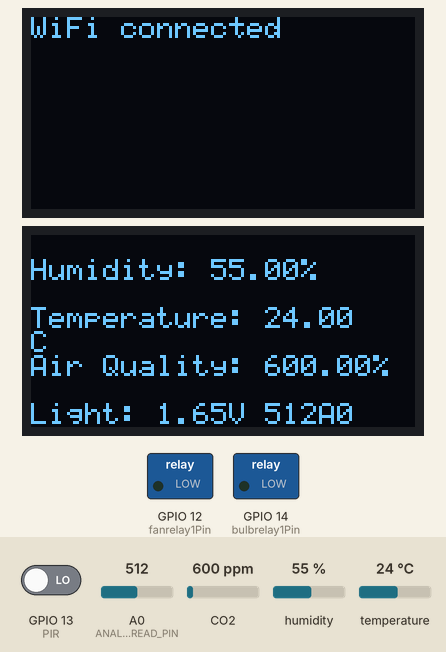
Recording of a sketch running on a simulated ESP8266 (NodeMCU). Shown: 2 × 128×64 one-colour display, switched loads named in the sketch (green lamp = pin HIGH). Inputs (shaded band) come from the test bench; at power-on: temperature 24 °C, A0 (ANALOG_READ_PIN) = 512, CO2 600 ppm, humidity 55 %, GPIO 13 (PIR) LOW. WiFi joins after 1.5 s; servers stay silent unless stated; uploads are accepted with an empty reply; what the sketch prints to the serial monitor is not drawn.

Above: at 6.8 s.
6.9 s: temperature set to 41 °C
At 12.6 s:
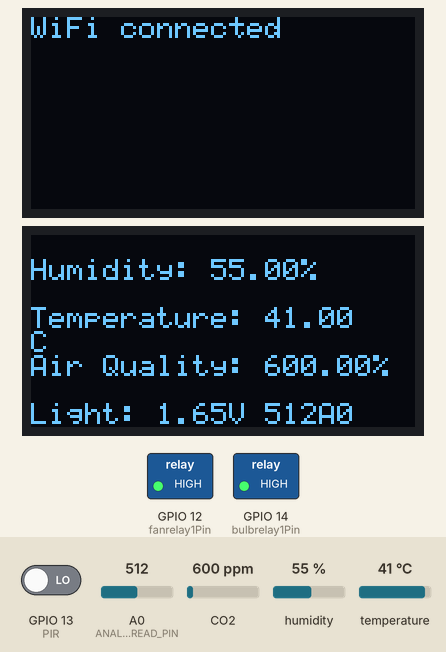
13.4 s: temperature set to 34 °C
At 19.1 s:
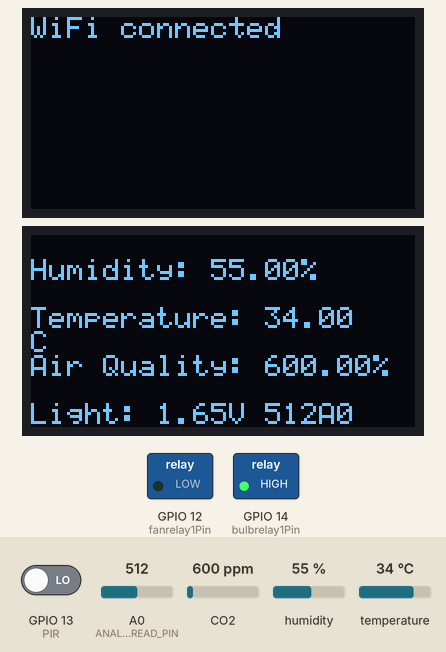
19.6 s: A0 (ANALOG_READ_PIN) set to 490
At 26.2 s:
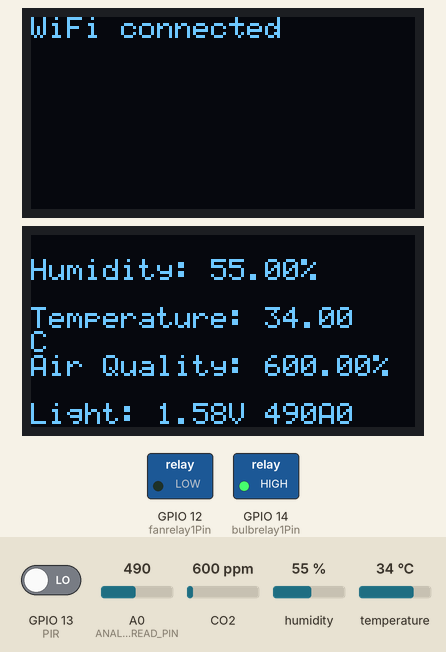
26.5 s: CO2 set to 452 ppm
At 32.2 s:
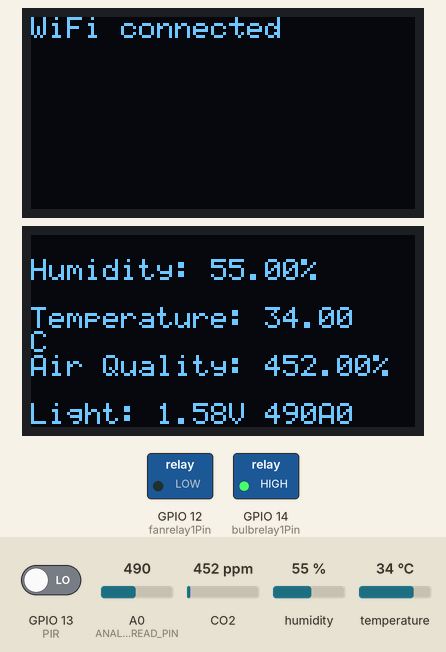
32.5 s: A0 (ANALOG_READ_PIN) set to 510
At 38.1 s:
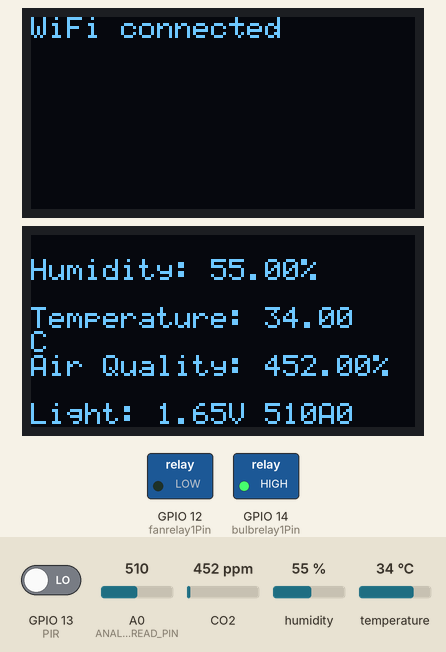
39.0 s: humidity set to 22 %
At 43.6 s:
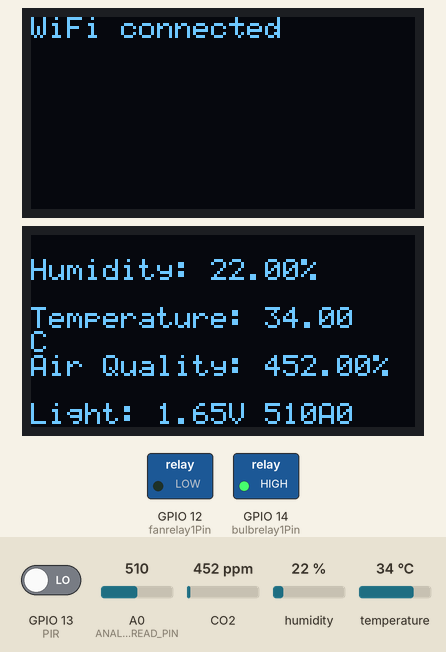
Timing chart, 0 to 45.1 s (numbered marks = the images above; inputs shaded):
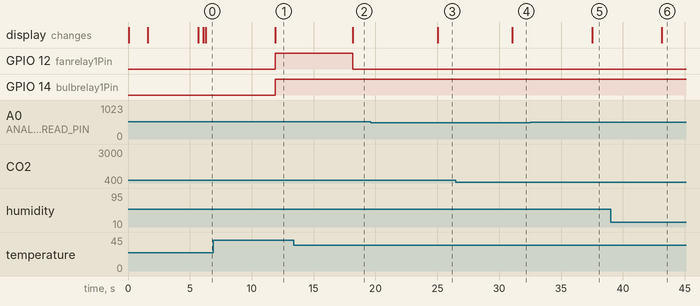

Measured:
- after the input at 6.9 s, GPIO 12 (fanrelay1Pin), GPIO 14 (bulbrelay1Pin): LOW → HIGH after 5.0 s; the display: changes after 5.0 s (image 1)
- after the input at 13.4 s, GPIO 12 (fanrelay1Pin): HIGH → LOW after 4.8 s; the display: changes after 4.8 s (image 2)
- after the input at 19.6 s, the display: changes after 5.4 s (image 3)
- after the input at 26.5 s, the display: changes after 4.6 s (image 4)
- after the input at 32.5 s, the display: changes after 5.0 s (image 5)
- after the input at 39.0 s, the display: changes after 4.1 s (image 6)

The sketch:

Poultry.ino
```cpp
#include <ESP8266WiFi.h>
#include <ESP8266HTTPClient.h> //LIBRARY FOR HTTP
#include <SPI.h>
#include <Wire.h>
#include "MQ135.h"
#include <Adafruit_GFX.h>
#include <Adafruit_SSD1306.h>
#include "DHT.h"
#include <Arduino.h>

//test yetu
#include "SSD1306Ascii.h"
#include "SSD1306AsciiWire.h"

// 0X3C+SA0 - 0x3C or 0x3D
#define I2C_ADDRESS 0x3C

// Define proper RST_PIN if required.
#define RST_PIN -1

SSD1306AsciiWire oled;

//end yetu

#define DHTPIN 0
#define DHTTYPE DHT11
DHT dht(DHTPIN, DHTTYPE);
#define SCREEN_WIDTH 128    // OLED display width, in pixels
#define SCREEN_HEIGHT 64    // OLED display height, in pixels
#define OLED_RESET -1       // Reset pin # (or -1 if sharing Arduino reset pin)
Adafruit_SSD1306 display(SCREEN_WIDTH, SCREEN_HEIGHT, & Wire, OLED_RESET);

int sensorVal = 0;
const int ANALOG_READ_PIN = A0;

//String apiKey = "14K8UL2QEK8BTHN6"; // Enter your Write API key from ThingSpeak
//const char *ssid = "icc";     // replace with your wifi ssid and wpa2 key
//const char *pass = "11111111";
//const char* server = "api.thingspeak.com"

const char *ssid = "icc";     // replace with your wifi ssid and wpa2 key
const char *pass = "11111111";
const char* host = "api.waziup.io"; //WAZIUP SERVER
const char* devID = "D001"; //DEVICE ID - example 605db108af408600066050ae
const int http_port = 443; //HTTPS PORT

const char* sensorID_1 = "S001"; //SENSOR 1 ID -  temperatureSensor_1
const char* sensorID_1_1 = "S001-1"; //SENSOR 1-1 ID - Humidity
const char* sensorID_2 = "S002"; //SENSOR 2 ID -  PIR
const char* sensorID_3 = "S003"; //SENSOR 2 ID -  WaterLevel
const char* sensorID_4 = "S004"; //SENSOR 2 ID -  PhotoResistor
const char* sensorID_5 = "S005"; //SENSOR 2 ID -  GasSensor

WiFiClient client;
//Bulb,Fan pinmode
int PIR = 13;
int bulbrelay1Pin = 14;
int fanrelay1Pin = 12;
int pumprelayPin = 15;
void setup()
{
  dht.begin();
  Serial.begin(115200);
  display.begin(SSD1306_SWITCHCAPVCC, 0x3C); //initialize with the I2C addr 0x3C (128x64)
  display.clearDisplay();
  delay(10);

  Serial.println("Connecting to ");
  Serial.println(ssid);

  display.clearDisplay();
  display.setCursor(0,0);
  display.setTextSize(1);
  display.setTextColor(WHITE);
  display.println("Connecting to ");
  display.setTextSize(2);
  display.print(ssid);
  display.display();

  WiFi.begin(ssid, pass);

  while (WiFi.status() != WL_CONNECTED)
  {
    delay(500);
    Serial.print(".");
  }
    Serial.println("");
    Serial.println("WiFi connected");

    display.clearDisplay();
    display.setCursor(0,0);
    display.setTextSize(1);
    display.setTextColor(WHITE);
    display.print("WiFi connected");
    display.display();
    delay(4000);

    //test yetu
    Wire.begin();
  Wire.setClock(400000L);

  #if RST_PIN >= 0
    oled.begin(&Adafruit128x64, I2C_ADDRESS, RST_PIN);
  #else // RST_PIN >= 0
    oled.begin(&Adafruit128x64, I2C_ADDRESS);
  #endif // RST_PIN >= 0
    //end yetu
pinMode(PIR, INPUT);
pinMode(bulbrelay1Pin, OUTPUT);// define a pin as output for relay on or off
pinMode(fanrelay1Pin, OUTPUT);// define a pin as output for relay on or off
}


  void loop()
  {

    oled.setFont(System5x7);
    //oled.println("Welcome");
    temperature();
    gasSensor();
    photoResistor();
    waterLevel();
    PIRfun();
    delay(5000);
    //delay(2000);      // thingspeak needs minimum 15 sec delay between updates.

//  send_to_cloud(sensorID_1, 24); //SEDNING SENSOR 1 DATA
//
//  delay(2000);  //WAIT 2 SECONDS
//  send_to_cloud(sensorID_1-1, 24); //SEDNING SENSOR 1 DATA
//
//  delay(2000);  //WAIT 2 SECONDS
//  send_to_cloud(sensorID_2, 24); //SEDNING SENSOR 1 DATA
//
//  delay(2000);  //WAIT 2 SECONDS
//  send_to_cloud(sensorID_3, 24); //SEDNING SENSOR 1 DATA
//
//  delay(2000);  //WAIT 2 SECONDS
//
//  send_to_cloud(sensorID_4, 20.5); //SEDNING SENSOR 2 DATA
//
//  delay(2000);  //WAIT 2 SECONDS

  //send_to_cloud(sensorID_5, gasSensor()); //SEDNING SENSOR 2 DATA

   //SENDING SENSOR DATA EVERY 10 SECONDS
}
void send_to_cloud(String sens_id, int sense_val) {

  //PARSING URL PATH - DONT TOUCH THIS
  String url = "/api/v2/devices/";
  url += devID;
  url += "/sensors/";
  url += sens_id;
  url += "/value";

  if (WiFi.status() == WL_CONNECTED) { //CHECK WIFI CONNECTION STATUS

    WiFiClientSecure client; //CONNECTION FOR HTTPS
    HTTPClient http;    //DECLARE OBJECT OF CLASS HTTPClient

    client.setInsecure(); //USING THIS BECAUSE WE DONT HAVE SSL CERTIFICATE FINGERPRINT

    http.begin(client ,host ,http_port ,url);      //SPECIFY REQUEST DESTINATION
     http.addHeader("Content-Type", "application/json;charset=utf-8");  //SPECIFY CONTENT TYPE

    int value = sense_val; //SENDING VALUES TO THE CLOUD
    char body[20]; //TO HOLD JSON DATA
    sprintf( body, "{\"value\": %d}", value);//PARSING & FORMATTING DATA

    int httpCode = http.POST(body); //SENDING JSON DATA

    // HTTP CODE WILL BE NEGATIVE IF THERE'S AN ERROR
    if (httpCode > 0) {
      // HTTP header has been send and Server response header has been handled
      Serial.printf("[HTTP] POST... code: %d\n", httpCode);

      // FILE FOUND ON SERVER
      if (httpCode == HTTP_CODE_OK) {
        const String& payload = http.getString();
        Serial.println("received payload:\n<<");
        Serial.println(payload);
        Serial.println(">>");
      }
    } else {
      Serial.printf("[HTTP] POST... failed, error: %s\n", http.errorToString(httpCode).c_str());
    }

    http.end();  //CLOSING HTTP CONNECTION

  } else {
    Serial.println("WiFi Connection Fail");//IF ESP CAN'T CONNECTED TO WIFI
  }
}

void temperature(){
  // Wait a few seconds between measurements.
  //delay(2000);
  // Reading temperature or humidity takes about 250 milliseconds!
  // Sensor readings may also be up to 2 seconds 'old' (its a very slow sensor)
  float h = dht.readHumidity();
  // Read temperature as Celsius (the default)
  float t = dht.readTemperature();
  // Read temperature as Fahrenheit (isFahrenheit = true)
  float f = dht.readTemperature(true);

  // Check if any reads failed and exit early (to try again).
  if (isnan(h) || isnan(t) || isnan(f)) {
    Serial.println(F("Failed to read from DHT sensor!"));
    return;
  }
  if(t < 34){
    digitalWrite(bulbrelay1Pin, LOW);   // turn the LED on (HIGH is the voltage level)
    digitalWrite(fanrelay1Pin, LOW);
  }else if(t >= 35){
    digitalWrite(fanrelay1Pin, HIGH);
    digitalWrite(bulbrelay1Pin, HIGH);
  }else{
    digitalWrite(bulbrelay1Pin, HIGH);    // turn the LED off by making the voltage LOW
    digitalWrite(fanrelay1Pin, LOW);
  }

  // Compute heat index in Fahrenheit (the default)
  float hif = dht.computeHeatIndex(f, h);
  // Compute heat index in Celsius (isFahreheit = false)
  float hic = dht.computeHeatIndex(t, h, false);

  Serial.print(F("Humidity: "));
  Serial.print(h);
  Serial.print(F("%  Temperature: "));
  Serial.print(t);
  Serial.print(F("°C "));
  Serial.print(f);
  Serial.print(F("°F  Heat index: "));
  Serial.print(hic);
  Serial.print(F("°C "));
  Serial.print(hif);
  Serial.println(F("°F"));

  oled.setCursor(0,0);
  oled.println();
  oled.print(F("Humidity: "));
  oled.print(h);
  oled.println(F("%"));
  oled.println();
  oled.print(F("Temperature: "));
  oled.println(t);
  oled.print(F("°C "));
  oled.println();
    send_to_cloud(sensorID_1, t);
    send_to_cloud(sensorID_1_1, h);
}

void gasSensor(){
  MQ135 gasSensor = MQ135(A0);
    float air_quality = gasSensor.getPPM();
    Serial.print("Air Quality: ");
    Serial.print(air_quality);
    Serial.println("  PPM");
    Serial.println();

  oled.setCursor(0,30);
  oled.print(F("Air Quality: "));
  oled.print(air_quality);
  oled.println(F("%"));
  oled.println();
  send_to_cloud(sensorID_5, air_quality);
 // return air_quality;

}


void photoResistor(){
  sensorVal = analogRead(ANALOG_READ_PIN);

  // Values from 0-1024
  Serial.println(sensorVal);

  // Convert the analog reading to voltage
  float voltage = sensorVal * (3.3 / 1023.0);

  // print the voltage
  Serial.println(voltage);

  oled.setCursor(0,50);
  oled.println();
  oled.print(F("Light: "));
  oled.print(voltage);
  oled.print(F("V "));
  oled.print(sensorVal);
  oled.println(F("A0"));
  send_to_cloud(sensorID_4, voltage);
  }

void waterLevel(){
  int volume = analogRead(A0);
  send_to_cloud(sensorID_3, volume);
  if(volume>=500){
    digitalWrite(pumprelayPin, LOW);
  }else{
    digitalWrite(pumprelayPin, HIGH);
  }
  Serial.println(volume);
}

void PIRfun(){
  int motion =  digitalRead(PIR);
  send_to_cloud(sensorID_2, motion);
}
```
